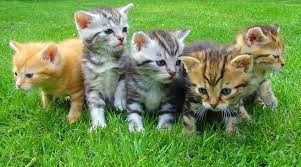
#> input picture Images/img.png, 301 x 167 px, found by its file name
$ python histogram.py
#> lines starting #> are read from the running program, lines starting #| are printed output that depends on the picture; after the words box and inside, x2 and y2 are one past the last pixel; in counts of white or black regions, pixels touching at a corner belong together
import cv2 as cv
import matplotlib.pyplot as plt
import numpy as np

image = cv.imread('/home/jacob3006/PycharmProjects/OpenCV_Studies/Images/img.png')
#> image is the input picture: shape (167, 301, 3); mean B, G, R 77.1, 146.4, 112.4
cv.imshow('Cats', image)

blank = np.zeros(image.shape[:2], dtype='uint8')
cv.imshow('Blank', blank)

mask = cv.circle(blank.copy(), (image.shape[1] // 2, image.shape[0] // 2), 60, 255, -1)

grey = cv.cvtColor(image, cv.COLOR_BGR2GRAY)
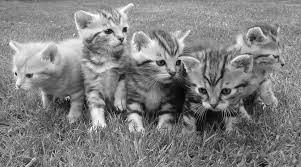
#> grey: shape (167, 301); min 1, max 255, mean 128.3

masked = cv.bitwise_and(grey, grey, mask=mask)
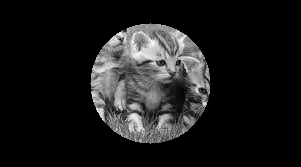
#> masked: shape (167, 301); min 0, max 254, mean 27.1
cv.imshow('Grey', mask)
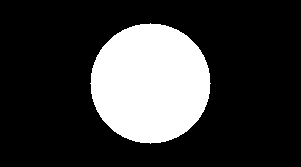
#> window 'Grey': shape (167, 301); 22.5% white; 1 white region, box (x1, y1, x2, y2) and area: (90, 23, 211, 144) 11289

# GreyScale Histogram
grey_hist = cv.calcHist([grey], [0], mask, histSize=[256], ranges=[0, 256])
#> grey_hist = 256 values, max 102 at index 135, min 0 at index 0, mean 44.1

plt.figure()
plt.title('GreyScale Histogram')
plt.xlabel('Bins')
plt.ylabel('# of pixels')
plt.plot(grey_hist)
plt.xlim([0, 256])
plt.show()
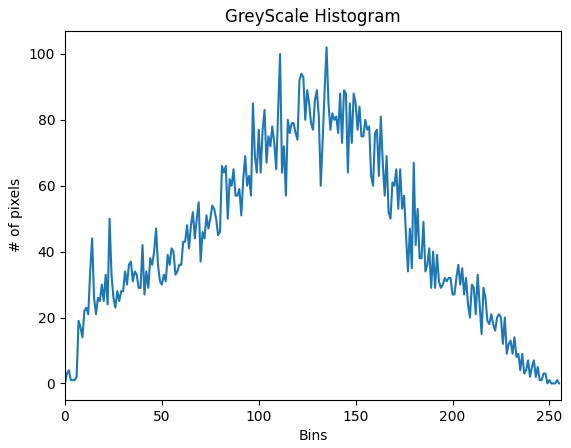
#> figure drawn by matplotlib, 1 panel; curve peaks at x = 135, y = 102

# Computing histograms for colored images

plt.figure()
plt.title('Color Histogram')
plt.xlabel('Bins')
plt.ylabel('# of pixels')

colors = ('b', 'g', 'r')

for i, col in enumerate(colors):
    hist = cv.calcHist([image], [i], masked, [256], [0, 256])
    plt.plot(hist, color=col)
    plt.xlim([0, 256])

plt.show()
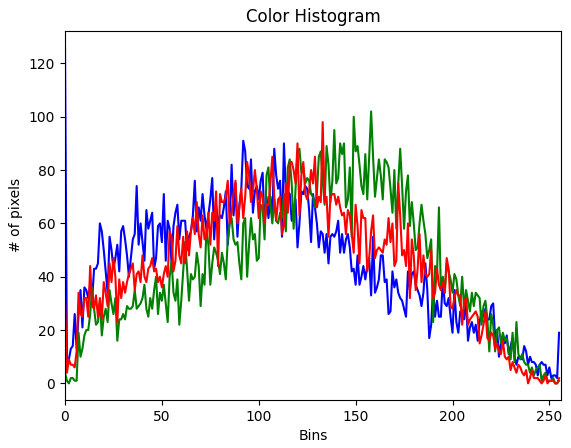
#> figure drawn by matplotlib, 1 panel; curve peaks at x = 0, y = 126; curve peaks at x = 158, y = 102; curve peaks at x = 133, y = 98

mask = cv.bitwise_and(image, image, mask=mask)
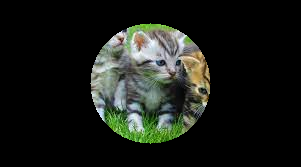
#> mask: shape (167, 301, 3); mean B, G, R 23.7, 28.5, 25.5
cv.imshow('Colored', mask)

cv.waitKey(0)
